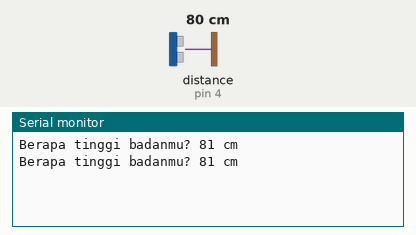
Recording of a sketch running on a simulated Arduino Uno, built with avr-gcc and run on an emulated ATmega328P. Parts: the last lines printed to the serial monitor. The test bench sets the inputs (shaded band); at power-on: distance to the obstacle (sensor on pin 4) 80 cm. The echo pulse lasts 58.3 µs per cm.

Above: at 1.8 s.
1.9 s: distance to the obstacle (sensor on pin 4) set to 2 cm
At 2.4 s:
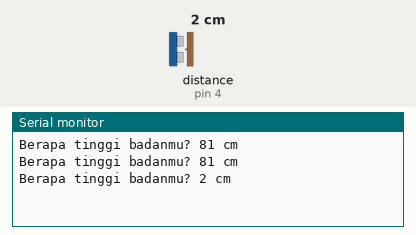
3.4 s: distance to the obstacle (sensor on pin 4) set to 4 cm
At 4.8 s:
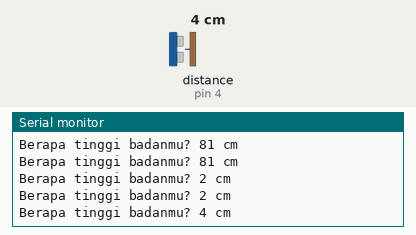
Timing chart, 0 to 6.4 s (numbered marks = the images above; inputs shaded):
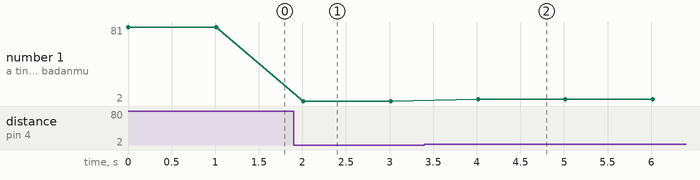

The sketch:

5-11-21_Arduino_Ultrasonic.ino
```cpp
#include <NewPing.h>

// Inisialisasi pin yang akan digunakan
int trig = 5;
int echo = 4;

// Inisialisasi variabel
int batas = 400;

NewPing cm(trig, echo, batas);

void setup() {
  Serial.begin(9600);
}

void loop() {
  // Melakukan pembacaan nilai pada sensor
  int readJarak = cm.ping_cm();

  // Menampilkan hasil pembacaan pada sensor
  Serial.println("Berapa tinggi badanmu? " + String(readJarak) + " cm");
  delay(1000);
}
```

Measured:
- after the input at 1.9 s, the serial monitor: prints a new line after 0.11 s (image 1)
- after the input at 3.4 s, the serial monitor: prints a new line after 0.61 s (image 2)
- plotted number 1: 81 → 2 after the input at 1.9 s, 2 → 4 after the input at 3.4 s
